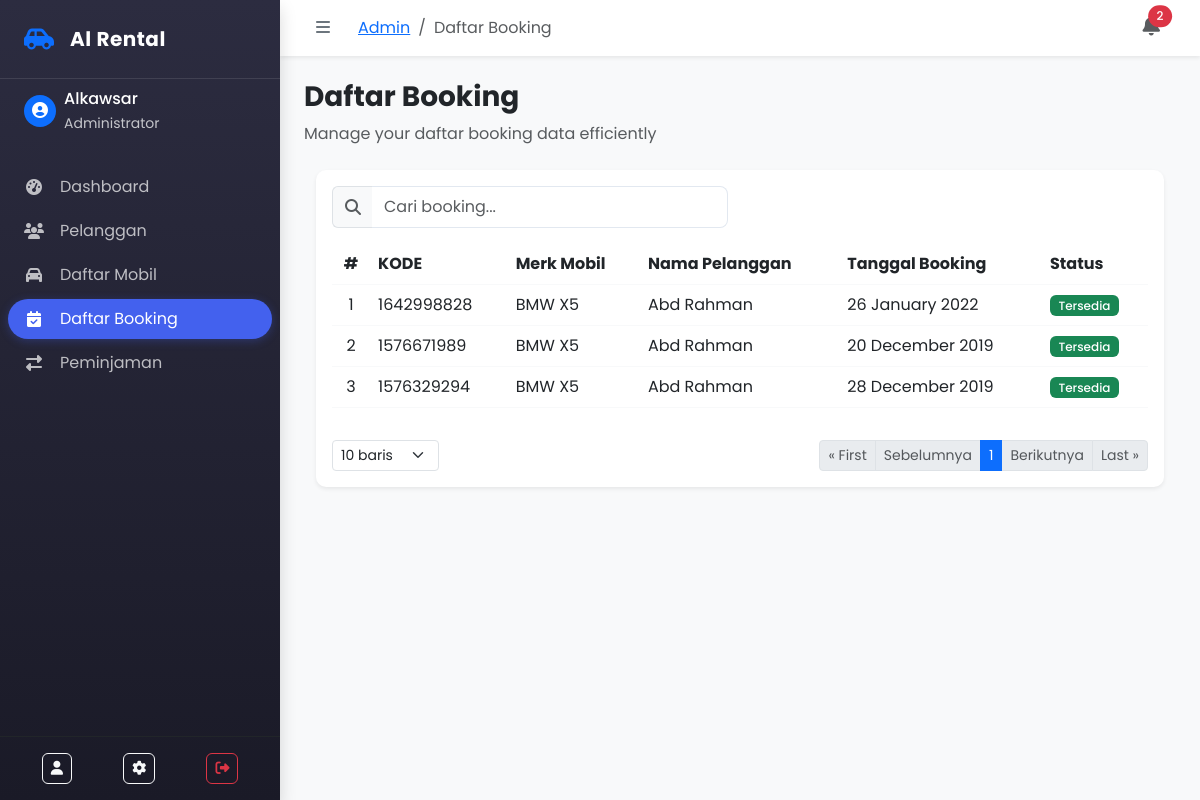
The page /admin/booking/booking.php (signed in) on the database its author committed.
### tables this page shows
CREATE TABLE `infoweb` (
  `id` int(11) NOT NULL,
  `nama_rental` varchar(255) DEFAULT NULL,
  `telp` varchar(15) DEFAULT NULL,
  `alamat` text DEFAULT NULL,
  `email` varchar(255) DEFAULT NULL,
  `no_rek` text DEFAULT NULL,
  `updated_at` timestamp NOT NULL DEFAULT current_timestamp()
);

CREATE TABLE `users` (
  `id_user` int(11) NOT NULL,
  `nama_pengguna` varchar(255) NOT NULL,
  `username` varchar(255) NOT NULL,
  `password` varchar(255) NOT NULL,
  `level` varchar(255) NOT NULL
);

CREATE TABLE `booking` (
  `id_booking` int(11) NOT NULL,
  `kode_booking` varchar(255) NOT NULL,
  `id_user` int(11) NOT NULL,
  `id_mobil` int(11) NOT NULL,
  `ktp` varchar(255) NOT NULL,
  `nama` varchar(255) NOT NULL,
  `alamat` varchar(255) NOT NULL,
  `no_tlp` varchar(15) NOT NULL,
  `tanggal` varchar(255) NOT NULL,
  `lama_sewa` int(11) NOT NULL,
  `total_harga` int(11) NOT NULL,
  `konfirmasi_pembayaran` varchar(255) NOT NULL,
  `tgl_input` varchar(255) NOT NULL
);

CREATE TABLE `mobil` (
  `id_mobil` int(11) NOT NULL,
  `no_plat` varchar(255) NOT NULL,
  `merk` varchar(255) NOT NULL,
  `harga` int(255) NOT NULL,
  `deskripsi` varchar(255) NOT NULL,
  `status` varchar(255) NOT NULL,
  `gambar` text NOT NULL
);

### koneksi/koneksi.php (called while the page is built, shortened)
<?php
  $user = 'root';
  $pass = '';
  $koneksi = new PDO("mysql:host=localhost;dbname=school_pweb_rental_mobil", $user, $pass);
  $url = "http://localhost:8005/";
  $sql_web = "SELECT * FROM infoweb WHERE id = 1";
  $row_web = $koneksi->prepare($sql_web);
  $row_web->execute();
  $info_web = $row_web->fetch(PDO::FETCH_OBJ);
?>

### admin/booking/booking.php (the view, shortened to what this page needs)
<?php
require '../../koneksi/koneksi.php';
$title_web = 'Daftar Booking';
include '../header.php';
$limit = isset($_GET['limit']) ? (int)$_GET['limit'] : 10;
$page = isset($_GET['page']) ? (int)$_GET['page'] : 1;
$offset = ($page - 1) * $limit;
try {
    if (!empty($_GET['id'])) {
      $id = strip_tags($_GET['id']);
      $sql = "SELECT mobil.merk, booking.* FROM booking
      JOIN mobil ON booking.id_mobil = mobil.id_mobil
      WHERE id_user = :id
      ORDER BY id_booking DESC
      LIMIT :limit OFFSET :offset";
      $row = $koneksi->prepare($sql);
      $row->bindValue(':id', $id, PDO::PARAM_INT);
  } else {
    $sql = "SELECT users.nama_pengguna as nama_pengguna ,mobil.merk, mobil.status, booking.* FROM booking
    JOIN mobil ON booking.id_mobil = mobil.id_mobil
    JOIN users ON booking.id_user = users.id_user
    ORDER BY id_booking DESC
    LIMIT :limit OFFSET :offset";
    $row = $koneksi->prepare($sql);
}
$row->bindValue(':limit', (int)$limit, PDO::PARAM_INT);
$row->bindValue(':offset', (int)$offset, PDO::PARAM_INT);
$row->execute();
$hasil = $row->fetchAll(PDO::FETCH_OBJ);
$totalQuery = $koneksi->prepare("SELECT COUNT(*) as total FROM booking");
$totalQuery->execute();
$totalData = $totalQuery->fetch(PDO::FETCH_OBJ)->total;
$totalPages = ceil($totalData / $limit);
} catch (PDOException $e) {
    die("Terjadi kesalahan: " . $e->getMessage());
}
?>
<div class="container pb-5">
    <div class="card shadow-sm border-0 rounded-lg">
        <div class="card-body">
            <div class="row mb-3">
                <div class="col-md-6">
                    <div class="input-group">
                        <span class="input-group-text bg-light border-end-0">
                            <i class="fas fa-search text-muted"></i>
                        </span>
                        <input type="text" id="searchInput" class="form-control border-start-0" placeholder="Cari booking...">
                    </div>
                </div>
            </div>
            <div class="table-responsive">
                <table class="table table-hover align-middle border-light">
                    <thead class="bg-light">
                        <tr>
                            <th class="text-center">#</th>
                            <th>KODE</th>
                            <th>Merk Mobil</th>
                            <th>Nama Pelanggan</th>
                            <th>Tanggal Booking</th>
                            <th>Status</th>
                        </tr>
                    </thead>
                    <tbody>
                        <?php if ($hasil): ?>
                            <?php $no = $offset + 1; ?>
                            <?php foreach ($hasil as $isi): ?>
                                <tr class="booking-row">
                                    <td class="text-center"><?php echo $no++; ?></td>
                                    <td><?php echo $isi->kode_booking; ?></td>
                                    <td><?php echo $isi->merk; ?></td>
                                    <td><?php echo $isi->nama_pengguna; ?></td>
                                    <td><?php echo date("d F Y", strtotime($isi->tanggal)); ?></td>
                                    <td>
                                        <span class="badge <?php echo ($isi->status == 'Tersedia') ? 'bg-success' : 'bg-danger'; ?>">
                                            <?php echo htmlspecialchars($isi->status); ?>
                                        </span>
                                    </td>
                                </tr>
                            <?php endforeach; ?>
                        <?php endif; ?>
                    </tbody>
                </table>
            </div>
            <div class="d-flex justify-content-between align-items-center mt-3">
                <div>
                    <select class="form-select form-select-sm" id="rowsPerPage">
                        <option value="10" <?= $limit == 10 ? 'selected' : ''; ?>>10 baris</option>
                    </select>
                </div>
                <nav aria-label="Page navigation">
                    <ul class="pagination pagination-sm mb-0">
                        <li class="page-item <?= $page == 1 ? 'disabled' : ''; ?>">
                            <a class="page-link" href="?page=1&limit=<?= $limit; ?>">&laquo; First</a>
                        </li>
                        <li class="page-item <?= $page == 1 ? 'disabled' : ''; ?>">
                            <a class="page-link" href="?page=<?= $page - 1; ?>&limit=<?= $limit; ?>">Sebelumnya</a>
                        </li>
                        <li class="page-item active"><a class="page-link" href="#"><?= $page; ?></a></li>
                        <li class="page-item <?= $page == $totalPages ? 'disabled' : ''; ?>">
                            <a class="page-link" href="?page=<?= $page + 1; ?>&limit=<?= $limit; ?>">Berikutnya</a>
                        </li>
                        <li class="page-item <?= $page == $totalPages ? 'disabled' : ''; ?>">
                            <a class="page-link" href="?page=<?= $totalPages; ?>&limit=<?= $limit; ?>">Last &raquo;</a>
                        </li>
                    </ul>
                </nav>
            </div>
        </div>
    </div>
</div>
<?php include '../footer.php'; ?>

### admin/sidebar.php (shortened to what this page needs)
<div class="sidebar bg-gradient-dark shadow" id="sidebar">
    <div class="sidebar-header p-4">
        <a href="<?php echo $url; ?>admin/" class="d-flex align-items-center text-decoration-none">
            <i class="fas fa-car-side fs-4 text-primary me-3"></i>
            <span class="sidebar-brand fw-bold text-white"><?= $info_web->nama_rental;?></span>
        </a>
    </div>
    <div class="px-4 py-2">
        <div class="d-flex align-items-center mb-3">
            <div class="p-1 ps-2 rounded-circle bg-primary text-white me-2"
            style="width: 32px;height: 32px;">
            <i class="fas fa-user-circle"></i>
        </div>
        <div>
            <p class="mb-0 text-white fw-medium"><?php echo htmlspecialchars($admin['nama_pengguna']); ?></p>
            <small class="text-light opacity-75">Administrator</small>
        </div>
    </div>
</div>
<div class="sidebar-menu p-2">
    <ul class="nav flex-column">
        <li class="nav-item mb-1">
            <a href="<?php echo $url; ?>admin/" class="nav-link rounded-pill py-2 px-3 d-flex align-items-center <?php echo ($title_web === 'Dashboard') ? 'active' : ''; ?>">
                <i class="fas fa-tachometer-alt me-3"></i>
                <span>Dashboard</span>
            </a>
        </li>
        <li class="nav-item mb-1">
            <a href="<?php echo $url; ?>admin/user/index.php" class="nav-link rounded-pill py-2 px-3 d-flex align-items-center <?php echo ($title_web == 'User') ? 'active' : ''; ?>">
                <i class="fas fa-users me-3"></i>
                <span>Pelanggan</span>
            </a>
        </li>
        <li class="nav-item mb-1">
            <a href="<?php echo $url; ?>admin/mobil/mobil.php" class="nav-link rounded-pill py-2 px-3 d-flex align-items-center <?php echo (in_array($title_web, ['Daftar Mobil', 'Tambah Mobil', 'Edit Mobil'])) ? 'active' : ''; ?>">
                <i class="fas fa-car me-3"></i>
                <span>Daftar Mobil</span>
            </a>
        </li>
        <li class="nav-item mb-1">
            <a href="<?php echo $url; ?>admin/booking/booking.php" class="nav-link rounded-pill py-2 px-3 d-flex align-items-center <?php echo (in_array($title_web, ['Daftar Booking', 'Konfirmasi'])) ? 'active' : ''; ?>">
                <i class="fas fa-calendar-check me-3"></i>
                <span>Daftar Booking</span>
            </a>
        </li>
        <li class="nav-item mb-1">
            <a href="<?php echo $url; ?>admin/peminjaman/peminjaman.php" class="nav-link rounded-pill py-2 px-3 d-flex align-items-center <?php echo ($title_web == 'Peminjaman') ? 'active' : ''; ?>">
                <i class="fas fa-exchange-alt me-3"></i>
                <span>Peminjaman</span>
            </a>
        </li>
    </ul>
</div>
<div class="sidebar-footer p-3 mt-auto border-top border-dark">
    <div class="d-flex justify-content-around">
        <a href="<?php echo $url; ?>admin/profile.php" class="btn btn-outline-light btn-sm" title="Profile">
            <i class="fas fa-user"></i>
        </a>
        <a href="<?php echo $url; ?>admin/settings.php" class="btn btn-outline-light btn-sm" title="Settings">
            <i class="fas fa-cog"></i>
        </a>
        <a href="#" id="logoutBtn" class="btn btn-outline-danger btn-sm" title="Logout">
            <i class="fas fa-sign-out-alt"></i>
        </a>
    </div>
</div>
</div>

### assets/css/admin-style.css (style rules this page uses)
:root { --primary-color: #4361ee; --primary-light: #eceefe; --secondary-color: #3f4254; --success-color: #2ec946; --info-color: #3abff8; --warning-color: #f7c32e; --danger-color: #f72b50; --light-color: #fafbfe; --dark-color: #1a1a27; --border-color: #e6e9f1; --sidebar-width: 280px; --sidebar-collapsed-width: 70px; --transition-speed: 0.3s; }
body { font-family: 'Poppins', sans-serif; background-color: #f8f9fc; overflow-x: hidden; }
.sidebar { width: var(--sidebar-width); height: 100vh; position: fixed; left: 0; top: 0; z-index: 100; background: linear-gradient(to bottom, #2c2c40, #1a1a27); transition: all var(--transition-speed) ease; overflow-y: auto; display: flex; flex-direction: column; }
.sidebar-header { border-bottom: 1px solid rgba(255, 255, 255, 0.1); }
.sidebar-brand { font-size: 1.25rem; letter-spacing: 0.5px; }
.sidebar-menu .nav-link { color: rgba(255, 255, 255, 0.7); transition: all 0.2s ease; }
.sidebar-menu .nav-link.active { color: #fff; background-color: var(--primary-color); box-shadow: 0 2px 10px rgba(67, 97, 238, 0.3); }
.sidebar-menu .nav-link i { width: 20px; text-align: center; }
.sidebar-footer { border-top: 1px solid rgba(255, 255, 255, 0.1); }
.card { border: none; border-radius: 10px; box-shadow: 0 0.125rem 0.25rem rgba(0, 0, 0, 0.075); transition: all 0.3s ease; }
.btn { border-radius: 6px; font-weight: 500; }
.badge { font-weight: 500; padding: 0.4em 0.7em; border-radius: 6px; }
.form-control { border-radius: 8px; border: 1px solid #e2e8f0; padding: 0.5rem 0.75rem; }
.fade-in { animation: fadeIn 0.5s ease-in-out; }
.bg-gradient-dark { background: linear-gradient(to bottom, #2c2c40, #1a1a27); }

### rows shown on the page
infoweb: nama_rental "Al Rental"
users: nama_pengguna "Alkawsar"
booking: kode_booking "1642998828", id_mobil.merk "BMW X5", id_user.nama_pengguna "Abd Rahman", tanggal "26 January 2022", id_mobil.status "Tersedia"
booking: kode_booking "1576671989", id_mobil.merk "BMW X5", id_user.nama_pengguna "Abd Rahman", tanggal "20 December 2019", id_mobil.status "Tersedia"
booking: kode_booking "1576329294", id_mobil.merk "BMW X5", id_user.nama_pengguna "Abd Rahman", tanggal "28 December 2019", id_mobil.status "Tersedia"

### other values the page prints
$title_web "Daftar Booking"
$title_web "daftar booking"
$page "1"
